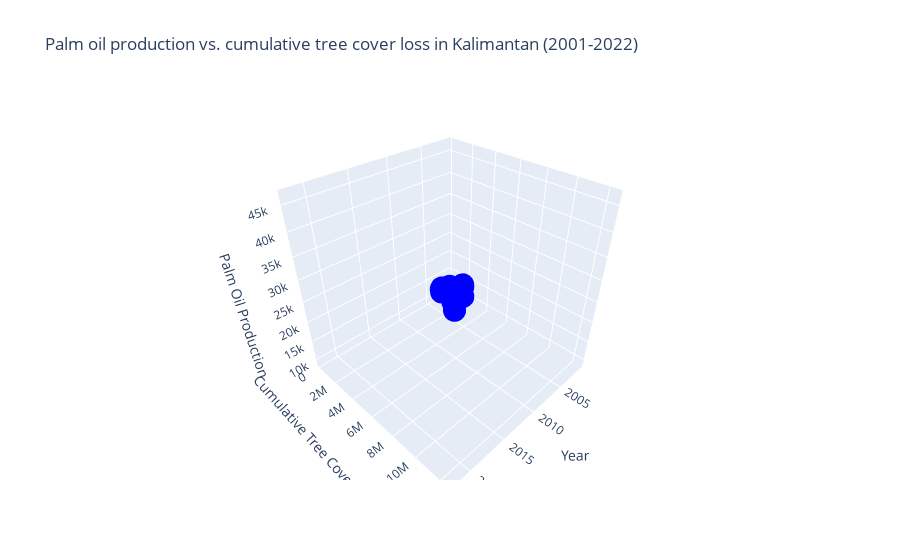

Notebook code for this chart:
### Code cell
import pandas as pd
import plotly.graph_objs as go

# Load the dataset for tree cover loss
df = pd.read_csv('../Datasets/Deforestation/Subnational 1 tree cover loss.csv')
# Define the years to plot
years = [f'tc_loss_ha_{year}' for year in range(2001, 2023)]

# Mapping dictionary from Indonesian to English names for Kalimantan provinces
province_mapping = {
    'Kalimantan Barat': 'West Kalimantan',
    'Kalimantan Tengah': 'Central Kalimantan',
    'Kalimantan Timur': 'East Kalimantan',
    'Kalimantan Selatan': 'South Kalimantan'
}

# Create an empty DataFrame to store totals
totals_df = pd.DataFrame(columns=['year', 'cumulative_tc_loss_ha'])

# Loop through each province
for province_indo, province_eng in province_mapping.items():
    # Filter the DataFrame for the current province and threshold == 0
    province_df = df[(df['subnational1'] == province_indo) & (df['threshold'] == 0)]
    
    # Keep only relevant columns
    columns_to_keep = ['subnational1'] + years
    province_df = province_df[columns_to_keep]
    
    # Melt the DataFrame to long format
    province_df_long = province_df.melt(id_vars='subnational1', var_name='year', value_name='tc_loss_ha')
    
    # Extract year from the column name and convert to integer
    province_df_long['year'] = province_df_long['year'].str.extract(r'(\d+)').astype(int)
    
    # Sort the DataFrame by year
    province_df_long = province_df_long.sort_values(by='year')
    
    # Calculate cumulative tree loss
    province_df_long['cumulative_tc_loss_ha'] = province_df_long['tc_loss_ha'].cumsum()
    
    # Append to totals_df
    totals_df = pd.concat([totals_df, province_df_long[['year', 'cumulative_tc_loss_ha']]], ignore_index=True)

# Calculate the total cumulative tree loss across all provinces
totals_df = totals_df.groupby('year')['cumulative_tc_loss_ha'].sum().reset_index()

# Load palm oil production data
palm = pd.read_csv('../Datasets/Oils/archive/cleaned/palm.csv')

# Filter data for Indonesia and years >= 2000
df_Indo = palm[(palm['Country'] == 'Indonesia') & (palm['Year'] >= 2000)]

# Ensure both datasets are aligned by year
merged_df = pd.merge(totals_df, df_Indo[['Year', 'Production']], left_on='year', right_on='Year')

# Create 3D line plot
trace_3d = go.Scatter3d(
    x=merged_df['year'],
    y=merged_df['cumulative_tc_loss_ha'],
    z=merged_df['Production'],
    mode='lines+markers',
    line=dict(
        color='blue',
        width=3  # Increase the line width
    )
)

layout_3d = go.Layout(
    title='Palm oil production vs. cumulative tree cover loss in Kalimantan (2001-2022)',
    scene=dict(
        xaxis=dict(title='Year'),
        yaxis=dict(title='Cumulative Tree Cover Loss (ha)'),
        zaxis=dict(title='Palm Oil Production')
    ),
    # width=800,  # Increase the width of the plot
    # height=500   # Increase the height of the plot
)

fig3 = go.Figure(data=[trace_3d], layout=layout_3d)

# Show 3D plot
fig3.show()

### Figure 1 — Plotly figure (JSON) as saved in the notebook; plotly's stock layout.template omitted (floating-point values rounded to 4 significant figures)
{"data": [{"line": {"color": "blue", "width": 3}, "mode": "lines+markers", "type": "scatter3d", "x": [2001, 2002, 2003, 2004, 2005, 2006, 2007, 2008, 2009, 2010, 2011, 2012, 2013, 2014, 2015, 2016, 2017, 2018, 2019, 2020, 2021, 2022], "y": [237518, 546186, 804759, 1243404, 1625827, 2190510, 2801027, 3376423, 4187435, 4647746, 5326304, 6253562, 6798732, 7672147, 8501561, 9765338, 10292202, 10823550, 11333589, 11710443, 12017330, 12356327], "z": [9200, 10300, 11970, 13560, 15560, 16600, 18000, 20500, 22000, 23600, 26200, 28500, 30500, 33000, 32000, 36000, 39500, 41500, 42500, 43500, 42000, 46500]}], "layout": {"scene": {"xaxis": {"title": {"text": "Year"}}, "yaxis": {"title": {"text": "Cumulative Tree Cover Loss (ha)"}}, "zaxis": {"title": {"text": "Palm Oil Production"}}}, "title": {"text": "Palm oil production vs. cumulative tree cover loss in Kalimantan (2001-2022)"}}}
